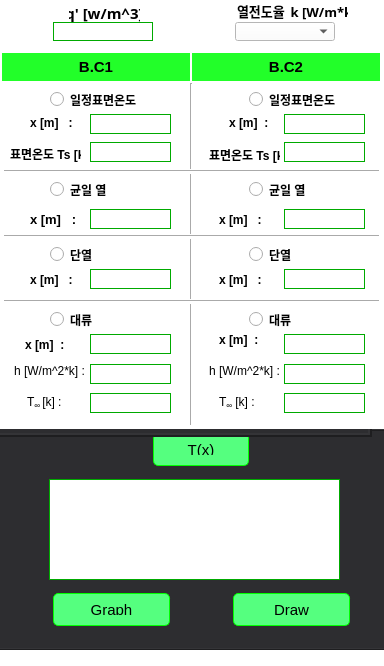
<?xml version="1.0" encoding="UTF-8"?>
<ui version="4.0">
 <class>R5</class>
 <widget class="QMainWindow" name="R5">
  <property name="geometry">
   <rect>
    <x>0</x>
    <y>0</y>
    <width>384</width>
    <height>666</height>
   </rect>
  </property>
  <property name="windowTitle">
   <string>MainWindow</string>
  </property>
  <property name="styleSheet">
   <string notr="true">QWidget {
background-color: rgb(255, 255, 255);
color: rgb(0, 0, 0);
}
QLineEdit {
border:1px solid rgb(0, 170, 0);
background-color: rgb(255, 255, 255);
color: rgb(0, 0, 0);
}
QLineEdit:disabled {
border:1px solid rgb(67, 67, 70);
background-color: rgb(45, 45, 48);
color: rgb(255, 255, 255);
}
</string>
  </property>
  <widget class="QWidget" name="centralwidget">
   <widget class="QLabel" name="label_3">
    <property name="geometry">
     <rect>
      <x>69</x>
      <y>2</y>
      <width>71</width>
      <height>21</height>
     </rect>
    </property>
    <property name="font">
     <font>
      <family>Bahnschrift SemiBold</family>
      <pointsize>11</pointsize>
      <weight>75</weight>
      <bold>true</bold>
     </font>
    </property>
    <property name="contextMenuPolicy">
     <enum>Qt::DefaultContextMenu</enum>
    </property>
    <property name="text">
     <string>q' [w/m^3]</string>
    </property>
    <property name="alignment">
     <set>Qt::AlignCenter</set>
    </property>
   </widget>
   <widget class="QLineEdit" name="qgen">
    <property name="geometry">
     <rect>
      <x>53</x>
      <y>22</y>
      <width>100</width>
      <height>19</height>
     </rect>
    </property>
    <property name="sizePolicy">
     <sizepolicy hsizetype="Expanding" vsizetype="Fixed">
      <horstretch>0</horstretch>
      <verstretch>0</verstretch>
     </sizepolicy>
    </property>
    <property name="maximumSize">
     <size>
      <width>100</width>
      <height>16777215</height>
     </size>
    </property>
    <property name="font">
     <font>
      <family>Arial</family>
      <pointsize>10</pointsize>
     </font>
    </property>
    <property name="layoutDirection">
     <enum>Qt::LeftToRight</enum>
    </property>
   </widget>
   <widget class="QLabel" name="label_4">
    <property name="geometry">
     <rect>
      <x>237</x>
      <y>-5</y>
      <width>111</width>
      <height>31</height>
     </rect>
    </property>
    <property name="font">
     <font>
      <family>Bahnschrift SemiBold</family>
      <pointsize>10</pointsize>
      <weight>75</weight>
      <bold>true</bold>
     </font>
    </property>
    <property name="styleSheet">
     <string notr="true"/>
    </property>
    <property name="frameShape">
     <enum>QFrame::NoFrame</enum>
    </property>
    <property name="frameShadow">
     <enum>QFrame::Plain</enum>
    </property>
    <property name="text">
     <string>열전도율  k [W/m*k]</string>
    </property>
    <property name="textFormat">
     <enum>Qt::AutoText</enum>
    </property>
   </widget>
   <widget class="QComboBox" name="comboBox">
    <property name="geometry">
     <rect>
      <x>235</x>
      <y>22</y>
      <width>100</width>
      <height>19</height>
     </rect>
    </property>
    <property name="maximumSize">
     <size>
      <width>100</width>
      <height>16777215</height>
     </size>
    </property>
   </widget>
   <widget class="Line" name="line_3">
    <property name="geometry">
     <rect>
      <x>189</x>
      <y>83</y>
      <width>5</width>
      <height>342</height>
     </rect>
    </property>
    <property name="orientation">
     <enum>Qt::Vertical</enum>
    </property>
   </widget>
   <widget class="Line" name="line_4">
    <property name="geometry">
     <rect>
      <x>4</x>
      <y>169</y>
      <width>375</width>
      <height>5</height>
     </rect>
    </property>
    <property name="orientation">
     <enum>Qt::Horizontal</enum>
    </property>
   </widget>
   <widget class="Line" name="line_5">
    <property name="geometry">
     <rect>
      <x>4</x>
      <y>234</y>
      <width>375</width>
      <height>5</height>
     </rect>
    </property>
    <property name="orientation">
     <enum>Qt::Horizontal</enum>
    </property>
   </widget>
   <widget class="Line" name="line_6">
    <property name="geometry">
     <rect>
      <x>4</x>
      <y>299</y>
      <width>375</width>
      <height>5</height>
     </rect>
    </property>
    <property name="orientation">
     <enum>Qt::Horizontal</enum>
    </property>
   </widget>
   <widget class="QRadioButton" name="radioButton_1">
    <property name="geometry">
     <rect>
      <x>50</x>
      <y>89</y>
      <width>101</width>
      <height>21</height>
     </rect>
    </property>
    <property name="font">
     <font>
      <family>Arial</family>
      <pointsize>9</pointsize>
      <weight>75</weight>
      <bold>true</bold>
     </font>
    </property>
    <property name="text">
     <string>일정표면온도</string>
    </property>
   </widget>
   <widget class="QLineEdit" name="lineEdit_1">
    <property name="geometry">
     <rect>
      <x>90</x>
      <y>114</y>
      <width>81</width>
      <height>20</height>
     </rect>
    </property>
    <property name="font">
     <font>
      <family>Consolas</family>
      <pointsize>10</pointsize>
     </font>
    </property>
   </widget>
   <widget class="QLineEdit" name="lineEdit_2">
    <property name="geometry">
     <rect>
      <x>90</x>
      <y>142</y>
      <width>81</width>
      <height>20</height>
     </rect>
    </property>
    <property name="font">
     <font>
      <family>Consolas</family>
      <pointsize>10</pointsize>
     </font>
    </property>
   </widget>
   <widget class="QLabel" name="label_5">
    <property name="geometry">
     <rect>
      <x>30</x>
      <y>112</y>
      <width>51</width>
      <height>21</height>
     </rect>
    </property>
    <property name="font">
     <font>
      <family>Arial</family>
      <pointsize>9</pointsize>
      <weight>75</weight>
      <bold>true</bold>
     </font>
    </property>
    <property name="text">
     <string>x [m]   :</string>
    </property>
   </widget>
   <widget class="QLabel" name="label_6">
    <property name="geometry">
     <rect>
      <x>10</x>
      <y>139</y>
      <width>71</width>
      <height>31</height>
     </rect>
    </property>
    <property name="font">
     <font>
      <family>Arial</family>
      <weight>75</weight>
      <bold>true</bold>
     </font>
    </property>
    <property name="text">
     <string>&lt;html&gt;&lt;head/&gt;&lt;body&gt;&lt;p&gt;표면온도 Ts [k] :&lt;/p&gt;&lt;/body&gt;&lt;/html&gt;</string>
    </property>
   </widget>
   <widget class="QRadioButton" name="radioButton_5">
    <property name="geometry">
     <rect>
      <x>249</x>
      <y>89</y>
      <width>111</width>
      <height>21</height>
     </rect>
    </property>
    <property name="font">
     <font>
      <family>Arial</family>
      <weight>75</weight>
      <bold>true</bold>
     </font>
    </property>
    <property name="text">
     <string>일정표면온도</string>
    </property>
   </widget>
   <widget class="QLineEdit" name="lineEdit_8">
    <property name="geometry">
     <rect>
      <x>284</x>
      <y>114</y>
      <width>81</width>
      <height>20</height>
     </rect>
    </property>
    <property name="font">
     <font>
      <family>Consolas</family>
      <pointsize>10</pointsize>
     </font>
    </property>
   </widget>
   <widget class="QLineEdit" name="lineEdit_9">
    <property name="geometry">
     <rect>
      <x>284</x>
      <y>142</y>
      <width>81</width>
      <height>20</height>
     </rect>
    </property>
    <property name="font">
     <font>
      <family>Consolas</family>
      <pointsize>10</pointsize>
     </font>
    </property>
   </widget>
   <widget class="QLabel" name="label_12">
    <property name="geometry">
     <rect>
      <x>229</x>
      <y>112</y>
      <width>51</width>
      <height>21</height>
     </rect>
    </property>
    <property name="font">
     <font>
      <family>Arial</family>
      <pointsize>9</pointsize>
      <weight>75</weight>
      <bold>true</bold>
     </font>
    </property>
    <property name="text">
     <string>x [m]  :</string>
    </property>
   </widget>
   <widget class="QLabel" name="label_14">
    <property name="geometry">
     <rect>
      <x>209</x>
      <y>139</y>
      <width>71</width>
      <height>31</height>
     </rect>
    </property>
    <property name="font">
     <font>
      <family>Arial</family>
      <pointsize>9</pointsize>
      <weight>75</weight>
      <bold>true</bold>
     </font>
    </property>
    <property name="text">
     <string>표면온도 Ts [k] :</string>
    </property>
   </widget>
   <widget class="QRadioButton" name="radioButton_2">
    <property name="geometry">
     <rect>
      <x>50</x>
      <y>179</y>
      <width>71</width>
      <height>21</height>
     </rect>
    </property>
    <property name="font">
     <font>
      <family>Arial</family>
      <pointsize>9</pointsize>
      <weight>75</weight>
      <bold>true</bold>
     </font>
    </property>
    <property name="text">
     <string>균일 열</string>
    </property>
   </widget>
   <widget class="QLineEdit" name="lineEdit_3">
    <property name="geometry">
     <rect>
      <x>90</x>
      <y>209</y>
      <width>81</width>
      <height>20</height>
     </rect>
    </property>
    <property name="font">
     <font>
      <family>Consolas</family>
      <pointsize>10</pointsize>
     </font>
    </property>
   </widget>
   <widget class="QLabel" name="label_7">
    <property name="geometry">
     <rect>
      <x>30</x>
      <y>209</y>
      <width>51</width>
      <height>21</height>
     </rect>
    </property>
    <property name="font">
     <font>
      <family>Arial</family>
      <pointsize>10</pointsize>
      <weight>75</weight>
      <bold>true</bold>
     </font>
    </property>
    <property name="text">
     <string>x [m]   :</string>
    </property>
   </widget>
   <widget class="QRadioButton" name="radioButton_6">
    <property name="geometry">
     <rect>
      <x>249</x>
      <y>179</y>
      <width>91</width>
      <height>21</height>
     </rect>
    </property>
    <property name="font">
     <font>
      <family>Arial</family>
      <pointsize>9</pointsize>
      <weight>75</weight>
      <bold>true</bold>
     </font>
    </property>
    <property name="text">
     <string>균일 열</string>
    </property>
   </widget>
   <widget class="QLineEdit" name="lineEdit_10">
    <property name="geometry">
     <rect>
      <x>284</x>
      <y>209</y>
      <width>81</width>
      <height>20</height>
     </rect>
    </property>
    <property name="sizePolicy">
     <sizepolicy hsizetype="Maximum" vsizetype="Minimum">
      <horstretch>0</horstretch>
      <verstretch>0</verstretch>
     </sizepolicy>
    </property>
    <property name="maximumSize">
     <size>
      <width>16777215</width>
      <height>16777215</height>
     </size>
    </property>
    <property name="font">
     <font>
      <family>Consolas</family>
      <pointsize>10</pointsize>
     </font>
    </property>
   </widget>
   <widget class="QRadioButton" name="radioButton_3">
    <property name="geometry">
     <rect>
      <x>50</x>
      <y>244</y>
      <width>71</width>
      <height>21</height>
     </rect>
    </property>
    <property name="font">
     <font>
      <family>Arial</family>
      <pointsize>9</pointsize>
      <weight>75</weight>
      <bold>true</bold>
     </font>
    </property>
    <property name="text">
     <string>단열</string>
    </property>
   </widget>
   <widget class="QLineEdit" name="lineEdit_4">
    <property name="geometry">
     <rect>
      <x>90</x>
      <y>269</y>
      <width>81</width>
      <height>20</height>
     </rect>
    </property>
    <property name="font">
     <font>
      <family>Consolas</family>
      <pointsize>10</pointsize>
     </font>
    </property>
   </widget>
   <widget class="QRadioButton" name="radioButton_7">
    <property name="geometry">
     <rect>
      <x>249</x>
      <y>244</y>
      <width>61</width>
      <height>21</height>
     </rect>
    </property>
    <property name="font">
     <font>
      <family>Arial</family>
      <pointsize>9</pointsize>
      <weight>75</weight>
      <bold>true</bold>
     </font>
    </property>
    <property name="text">
     <string>단열</string>
    </property>
   </widget>
   <widget class="QLineEdit" name="lineEdit_11">
    <property name="geometry">
     <rect>
      <x>284</x>
      <y>269</y>
      <width>81</width>
      <height>20</height>
     </rect>
    </property>
    <property name="sizePolicy">
     <sizepolicy hsizetype="Maximum" vsizetype="Fixed">
      <horstretch>0</horstretch>
      <verstretch>0</verstretch>
     </sizepolicy>
    </property>
    <property name="maximumSize">
     <size>
      <width>16777215</width>
      <height>16777215</height>
     </size>
    </property>
    <property name="font">
     <font>
      <family>Consolas</family>
      <pointsize>10</pointsize>
     </font>
    </property>
   </widget>
   <widget class="QRadioButton" name="radioButton_4">
    <property name="geometry">
     <rect>
      <x>50</x>
      <y>309</y>
      <width>61</width>
      <height>21</height>
     </rect>
    </property>
    <property name="font">
     <font>
      <family>Arial</family>
      <pointsize>9</pointsize>
      <weight>75</weight>
      <bold>true</bold>
     </font>
    </property>
    <property name="text">
     <string>대류</string>
    </property>
   </widget>
   <widget class="QLineEdit" name="lineEdit_5">
    <property name="geometry">
     <rect>
      <x>90</x>
      <y>334</y>
      <width>81</width>
      <height>20</height>
     </rect>
    </property>
    <property name="font">
     <font>
      <family>Consolas</family>
      <pointsize>10</pointsize>
     </font>
    </property>
   </widget>
   <widget class="QLineEdit" name="lineEdit_6">
    <property name="geometry">
     <rect>
      <x>90</x>
      <y>364</y>
      <width>81</width>
      <height>20</height>
     </rect>
    </property>
    <property name="font">
     <font>
      <family>Consolas</family>
      <pointsize>10</pointsize>
     </font>
    </property>
   </widget>
   <widget class="QLineEdit" name="lineEdit_7">
    <property name="geometry">
     <rect>
      <x>90</x>
      <y>393</y>
      <width>81</width>
      <height>20</height>
     </rect>
    </property>
    <property name="font">
     <font>
      <family>Consolas</family>
      <pointsize>10</pointsize>
     </font>
    </property>
   </widget>
   <widget class="QLabel" name="label_10">
    <property name="geometry">
     <rect>
      <x>14</x>
      <y>360</y>
      <width>71</width>
      <height>21</height>
     </rect>
    </property>
    <property name="font">
     <font>
      <family>Arial</family>
     </font>
    </property>
    <property name="text">
     <string>h [W/m^2*k] :</string>
    </property>
    <property name="alignment">
     <set>Qt::AlignCenter</set>
    </property>
   </widget>
   <widget class="QLabel" name="label_11">
    <property name="geometry">
     <rect>
      <x>27</x>
      <y>392</y>
      <width>51</width>
      <height>21</height>
     </rect>
    </property>
    <property name="font">
     <font>
      <family>Arial</family>
      <pointsize>9</pointsize>
     </font>
    </property>
    <property name="text">
     <string>&lt;html&gt;&lt;head/&gt;&lt;body&gt;&lt;p&gt;T&lt;span style=&quot; vertical-align:sub;&quot;&gt;∞ &lt;/span&gt;[k] :&lt;/p&gt;&lt;/body&gt;&lt;/html&gt;</string>
    </property>
   </widget>
   <widget class="QLabel" name="label_9">
    <property name="geometry">
     <rect>
      <x>25</x>
      <y>334</y>
      <width>51</width>
      <height>21</height>
     </rect>
    </property>
    <property name="font">
     <font>
      <family>Arial</family>
      <pointsize>9</pointsize>
      <weight>75</weight>
      <bold>true</bold>
     </font>
    </property>
    <property name="text">
     <string>x [m]  :</string>
    </property>
   </widget>
   <widget class="QRadioButton" name="radioButton_8">
    <property name="geometry">
     <rect>
      <x>249</x>
      <y>309</y>
      <width>61</width>
      <height>21</height>
     </rect>
    </property>
    <property name="font">
     <font>
      <family>Arial</family>
      <pointsize>9</pointsize>
      <weight>75</weight>
      <bold>true</bold>
     </font>
    </property>
    <property name="text">
     <string>대류</string>
    </property>
   </widget>
   <widget class="QLineEdit" name="lineEdit_12">
    <property name="geometry">
     <rect>
      <x>284</x>
      <y>334</y>
      <width>81</width>
      <height>20</height>
     </rect>
    </property>
    <property name="font">
     <font>
      <family>Consolas</family>
      <pointsize>10</pointsize>
     </font>
    </property>
   </widget>
   <widget class="QLineEdit" name="lineEdit_13">
    <property name="geometry">
     <rect>
      <x>284</x>
      <y>364</y>
      <width>81</width>
      <height>20</height>
     </rect>
    </property>
    <property name="font">
     <font>
      <family>Consolas</family>
      <pointsize>10</pointsize>
     </font>
    </property>
   </widget>
   <widget class="QLineEdit" name="lineEdit_14">
    <property name="geometry">
     <rect>
      <x>284</x>
      <y>393</y>
      <width>81</width>
      <height>20</height>
     </rect>
    </property>
    <property name="font">
     <font>
      <family>Consolas</family>
      <pointsize>10</pointsize>
     </font>
    </property>
   </widget>
   <widget class="QLabel" name="label_16">
    <property name="geometry">
     <rect>
      <x>219</x>
      <y>329</y>
      <width>51</width>
      <height>21</height>
     </rect>
    </property>
    <property name="font">
     <font>
      <family>Arial</family>
      <pointsize>9</pointsize>
      <weight>75</weight>
      <bold>true</bold>
     </font>
    </property>
    <property name="text">
     <string>x [m]  :</string>
    </property>
   </widget>
   <widget class="QLabel" name="label_17">
    <property name="geometry">
     <rect>
      <x>209</x>
      <y>360</y>
      <width>71</width>
      <height>21</height>
     </rect>
    </property>
    <property name="font">
     <font>
      <family>Arial</family>
     </font>
    </property>
    <property name="text">
     <string>h [W/m^2*k] :</string>
    </property>
    <property name="alignment">
     <set>Qt::AlignCenter</set>
    </property>
   </widget>
   <widget class="QLabel" name="label_25">
    <property name="geometry">
     <rect>
      <x>219</x>
      <y>392</y>
      <width>51</width>
      <height>21</height>
     </rect>
    </property>
    <property name="font">
     <font>
      <family>Arial</family>
      <pointsize>9</pointsize>
     </font>
    </property>
    <property name="text">
     <string>&lt;html&gt;&lt;head/&gt;&lt;body&gt;&lt;p&gt;T&lt;span style=&quot; vertical-align:sub;&quot;&gt;∞&lt;/span&gt; [k] :&lt;/p&gt;&lt;/body&gt;&lt;/html&gt;</string>
    </property>
   </widget>
   <widget class="QFrame" name="frame">
    <property name="geometry">
     <rect>
      <x>-9</x>
      <y>429</y>
      <width>401</width>
      <height>221</height>
     </rect>
    </property>
    <property name="styleSheet">
     <string notr="true">QFrame {
background-color: rgb(45, 45, 48);
color: rgb(255, 255, 255);
}
QFrame.QTextBrowser {
border:1px solid rgb(0, 170, 0);
background-color: rgb(255, 255, 255);
color: rgb(0, 0, 0);
}</string>
    </property>
    <property name="frameShape">
     <enum>QFrame::Box</enum>
    </property>
    <property name="frameShadow">
     <enum>QFrame::Raised</enum>
    </property>
    <widget class="QPushButton" name="pushButton_1">
     <property name="geometry">
      <rect>
       <x>160</x>
       <y>0</y>
       <width>100</width>
       <height>41</height>
      </rect>
     </property>
     <property name="font">
      <font>
       <pointsize>-1</pointsize>
       <underline>false</underline>
       <strikeout>false</strikeout>
      </font>
     </property>
     <property name="styleSheet">
      <string notr="true">QPushButton {
  background-color: rgb(85, 255, 127); /* Green */
  border: 1px solid rgb(0, 255, 0);
  border-radius: 5px;
  color: black;
  padding: 10px 20px;
  text-align: center;
  text-decoration: none;
  display: inline-block;
  font-size: 15px;
  margin: 4px 2px;
  -webkit-transition-duration: 0.4s; /* Safari */
  transition-duration: 0.4s;
  cursor: pointer;
}

QPushButton:hover {
  background-color: #4CAF50;
  color: white;
}</string>
     </property>
     <property name="text">
      <string>T(x)</string>
     </property>
    </widget>
    <widget class="QTextBrowser" name="textBrowser">
     <property name="geometry">
      <rect>
       <x>58</x>
       <y>50</y>
       <width>291</width>
       <height>101</height>
      </rect>
     </property>
     <property name="font">
      <font>
       <family>Arial</family>
       <pointsize>14</pointsize>
       <weight>75</weight>
       <bold>true</bold>
      </font>
     </property>
    </widget>
    <widget class="QPushButton" name="pushButton_2">
     <property name="geometry">
      <rect>
       <x>60</x>
       <y>160</y>
       <width>121</width>
       <height>41</height>
      </rect>
     </property>
     <property name="font">
      <font>
       <pointsize>-1</pointsize>
       <underline>false</underline>
       <strikeout>false</strikeout>
      </font>
     </property>
     <property name="styleSheet">
      <string notr="true">QPushButton {
  background-color: rgb(85, 255, 127); /* Green */
  border: 1px solid rgb(0, 255, 0);
  border-radius: 5px;
  color: black;
  padding: 10px 20px;
  text-align: center;
  text-decoration: none;
  display: inline-block;
  font-size: 15px;
  margin: 4px 2px;
  -webkit-transition-duration: 0.4s; /* Safari */
  transition-duration: 0.4s;
  cursor: pointer;
}

QPushButton:hover {
  background-color: #4CAF50;
  color: white;
}</string>
     </property>
     <property name="text">
      <string>Graph</string>
     </property>
    </widget>
    <widget class="QPushButton" name="pushButton_3">
     <property name="geometry">
      <rect>
       <x>240</x>
       <y>160</y>
       <width>121</width>
       <height>41</height>
      </rect>
     </property>
     <property name="font">
      <font>
       <pointsize>-1</pointsize>
       <underline>false</underline>
       <strikeout>false</strikeout>
      </font>
     </property>
     <property name="styleSheet">
      <string notr="true">QPushButton {
  background-color: rgb(85, 255, 127); /* Green */
  border: 1px solid rgb(0, 255, 0);
  border-radius: 5px;
  color: black;
  padding: 10px 20px;
  text-align: center;
  text-decoration: none;
  display: inline-block;
  font-size: 15px;
  margin: 4px 2px;
  -webkit-transition-duration: 0.4s; /* Safari */
  transition-duration: 0.4s;
  cursor: pointer;
}

QPushButton:hover {
  background-color: #4CAF50;
  color: white;
}</string>
     </property>
     <property name="text">
      <string>Draw</string>
     </property>
    </widget>
    <widget class="QFrame" name="frame_2">
     <property name="geometry">
      <rect>
       <x>0</x>
       <y>-340</y>
       <width>381</width>
       <height>348</height>
      </rect>
     </property>
     <property name="frameShape">
      <enum>QFrame::Box</enum>
     </property>
     <property name="frameShadow">
      <enum>QFrame::Raised</enum>
     </property>
     <property name="lineWidth">
      <number>2</number>
     </property>
    </widget>
   </widget>
   <widget class="QLabel" name="label_20">
    <property name="geometry">
     <rect>
      <x>219</x>
      <y>209</y>
      <width>51</width>
      <height>21</height>
     </rect>
    </property>
    <property name="font">
     <font>
      <family>Arial</family>
      <pointsize>9</pointsize>
      <weight>75</weight>
      <bold>true</bold>
     </font>
    </property>
    <property name="text">
     <string>x [m]   :</string>
    </property>
   </widget>
   <widget class="QLabel" name="label_8">
    <property name="geometry">
     <rect>
      <x>30</x>
      <y>269</y>
      <width>51</width>
      <height>21</height>
     </rect>
    </property>
    <property name="font">
     <font>
      <family>Arial</family>
      <pointsize>9</pointsize>
      <weight>75</weight>
      <bold>true</bold>
     </font>
    </property>
    <property name="text">
     <string>x [m]   :</string>
    </property>
   </widget>
   <widget class="QLabel" name="label_13">
    <property name="geometry">
     <rect>
      <x>219</x>
      <y>269</y>
      <width>51</width>
      <height>21</height>
     </rect>
    </property>
    <property name="font">
     <font>
      <family>Arial</family>
      <pointsize>9</pointsize>
      <weight>75</weight>
      <bold>true</bold>
     </font>
    </property>
    <property name="text">
     <string>x [m]   :</string>
    </property>
   </widget>
   <widget class="QLabel" name="label_21">
    <property name="geometry">
     <rect>
      <x>2</x>
      <y>53</y>
      <width>188</width>
      <height>28</height>
     </rect>
    </property>
    <property name="font">
     <font>
      <family>Arial</family>
      <pointsize>11</pointsize>
      <weight>75</weight>
      <bold>true</bold>
     </font>
    </property>
    <property name="styleSheet">
     <string notr="true">background-color: rgb(34, 255, 41)</string>
    </property>
    <property name="text">
     <string>B.C1</string>
    </property>
    <property name="alignment">
     <set>Qt::AlignCenter</set>
    </property>
   </widget>
   <widget class="QLabel" name="label_22">
    <property name="geometry">
     <rect>
      <x>192</x>
      <y>53</y>
      <width>188</width>
      <height>28</height>
     </rect>
    </property>
    <property name="font">
     <font>
      <family>Arial</family>
      <pointsize>11</pointsize>
      <weight>75</weight>
      <bold>true</bold>
     </font>
    </property>
    <property name="styleSheet">
     <string notr="true">background-color: rgb(34, 255, 41)</string>
    </property>
    <property name="text">
     <string>B.C2</string>
    </property>
    <property name="alignment">
     <set>Qt::AlignCenter</set>
    </property>
   </widget>
  </widget>
  <widget class="QMenuBar" name="menubar">
   <property name="geometry">
    <rect>
     <x>0</x>
     <y>0</y>
     <width>384</width>
     <height>21</height>
    </rect>
   </property>
  </widget>
 </widget>
 <resources/>
 <connections/>
</ui>
